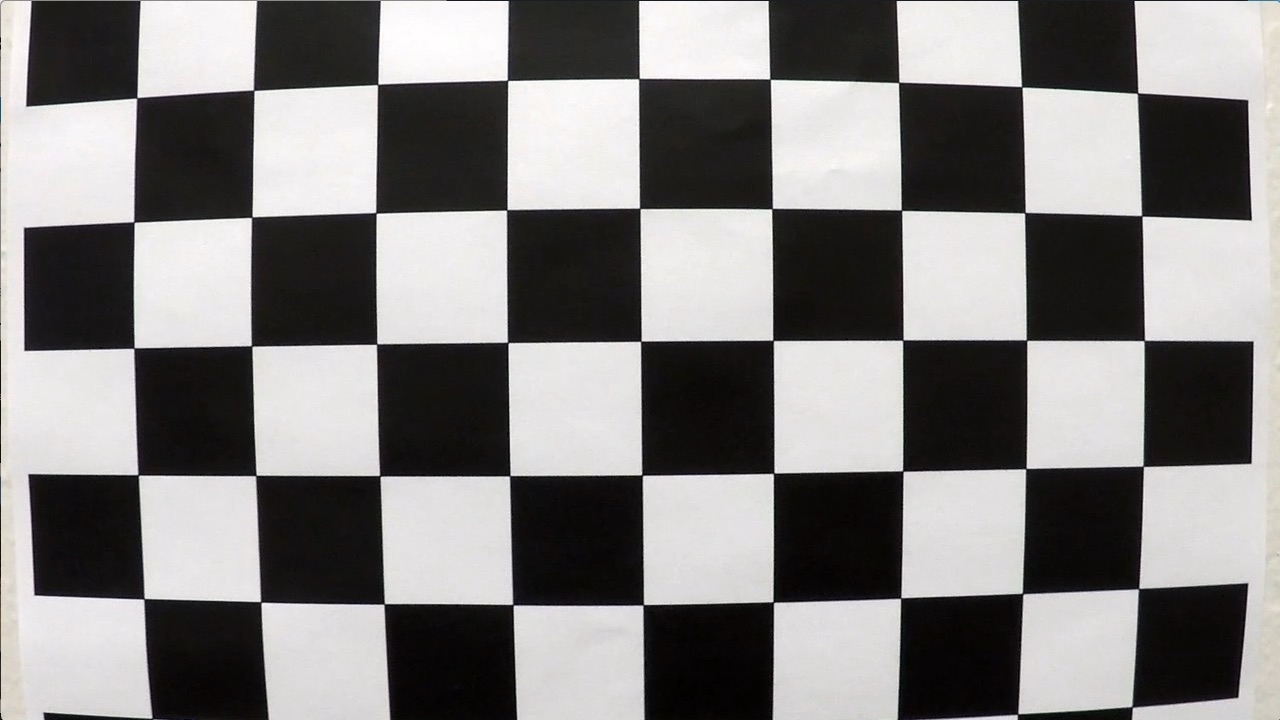
#> input picture camera_cal/calibration1.jpg, 1280 x 720 px; its folder holds only this picture in this run
$ jupyter execute --allow-errors model_v2b.ipynb   (shell and % lines are left out)   (older library calls are emulated)
#> lines starting #> are read from the running program, lines starting #| are printed output that depends on the picture; after the words box and inside, x2 and y2 are one past the last pixel; in counts of white or black regions, pixels touching at a corner belong together
[cell 1]
import numpy as np
import cv2
import glob
import matplotlib.pyplot as plt
from tqdm import tqdm
# %matplotlib qt
import pickle

[cell 2]
def showImg(img):
    plt.imshow(img)
    plt.show()

## Find Chessboard Corners

[cell 3]
# Set numb er of chessboard points
nx = 9
ny = 6

# prepare object points, like (0,0,0), (1,0,0), (2,0,0) ....,(6,5,0)
objp = np.zeros((ny*nx,3), np.float32)
objp[:,:2] = np.mgrid[0:nx, 0:ny].T.reshape(-1,2)

# Arrays to store object points and image points from all the images.
objpoints = [] # 3d points in real world space
imgpoints = [] # 2d points in image plane.

# Make a list of calibration images
images = glob.glob('camera_cal/calibration*.jpg')

# Step through the list and search for chessboard corners
for idx, fname in tqdm(enumerate(images)):
    img = cv2.imread(fname)
#> img is the input picture: shape (720, 1280, 3); mean B, G, R 127.8, 128.4, 130.1
    gray = cv2.cvtColor(img, cv2.COLOR_BGR2GRAY)

    # Find the chessboard corners
    ret, corners = cv2.findChessboardCorners(gray, (nx,ny), None)
#> ret = False; corners = None

    # If found, add object points, image points
    if ret == True:
        objpoints.append(objp)
        imgpoints.append(corners)

        # Draw and display the corners
        cv2.drawChessboardCorners(img, (nx,ny), corners, ret)
        write_name = 'camera_cal/corners_found'+str(idx)+'.jpg'
        cv2.imwrite(write_name, img)
#         cv2.imshow('img', img)
#         cv2.waitKey(500)

cv2.destroyAllWindows()

## Create mtx and dist matrices to Calibrate Camera

[cell 4]
# Test undistortion on an image
img = cv2.imread('test_images/test1.jpg')
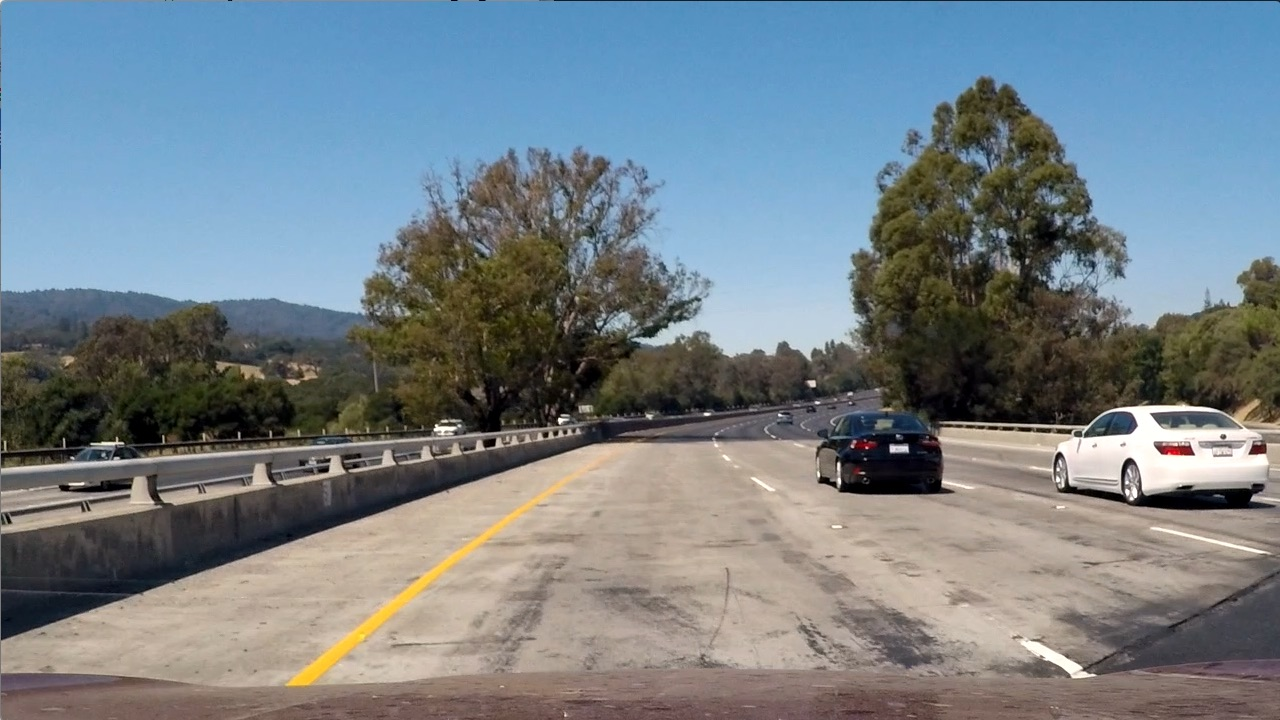
#> input picture assets/test1.jpg, 1280 x 720 px, found by its file name
#> img is the input picture: shape (720, 1280, 3); mean B, G, R 135.5, 128.7, 117.5
img_size = (img.shape[1], img.shape[0])
#> img_size = (1280, 720)

# Do camera calibration given object points and image points
#> (the rest of this cell did not finish here and is left out)

## MAY BE ABLE TO JUST USE THIS CODE
## FOR GRADIENT THRESHOLDING
## AND COLORSPACES

[cell 5]
# [26 lines left out: function pipeline, not called in this run]

## Tranform Image to Top View

[cell 6]
# [11 lines left out: function plotResult, not called in this run]

#> (a cell that did not finish here is left out)

[cell 8]
# Load Pickled mtx, dist and M for image calibration and transformation
pickle_file = open( "camera_cal/dist_pickle.p", "rb" )
#> (reads camera_cal/dist_pickle.p from the repository)
dist_pickle = pickle.load( pickle_file )
dist = dist_pickle['dist']
mtx = dist_pickle['mtx']

# Set number of chessboard points
nx = 9
ny = 6

#image = cv2.imread('test_images/test1.jpg')
#> (the rest of this cell did not finish here and is left out)

## FLOW CONTROL

[cell 9]
images = glob.glob('test_images/test*.jpg')
# Step through the list of images
for idx, fname in tqdm(enumerate(images)):
    image = cv2.imread(fname)
    # undistort and transform
    result, combined = pipeline(image[400:700, :])
    # Convert to float
    image=result.astype(np.float32)
    reproject(image, nx, ny, mtx, dist )
    plotResult(image, new)

# Code Graveyard

## Appy calibration to images

[cell 10]
# Applies Calibration
def corners_unwarp(img, nx, ny, mtx, dist):
    # Use the OpenCV undistort() function to remove distortion
    undist = cv2.undistort(img, mtx, dist, None, mtx)
    # Convert undistorted image to grayscale
    gray = cv2.cvtColor(undist, cv2.COLOR_BGR2GRAY)

    # Search for corners in the grayscaled image
    ret, corners = cv2.findChessboardCorners(gray, (nx, ny), None)
    print('ret',ret)
    warped = undist
    M = []
    if ret == True:
        # If we found corners, draw them! (just for fun)
        #cv2.drawChessboardCorners(undist, (nx, ny), corners, ret)
        offset = 100 # offset for dst points
        img_size = (gray.shape[1], gray.shape[0])
        # For source points I'm grabbing the outer four detected corners
        src = np.float32([corners[0], corners[nx-1], corners[-1], corners[-nx]])
        dst = np.float32([[offset, offset], [img_size[0]-offset, offset],
                                     [img_size[0]-offset, img_size[1]-offset],
                                     [offset, img_size[1]-offset]])
        # Given src and dst points, calculate the perspective transform matrix
        M = cv2.getPerspectiveTransform(src, dst)
        # Warp the image using OpenCV warpPerspective()
        warped = cv2.warpPerspective(undist, M, img_size)

    # Return the resulting image and matrix
    return warped, M

[cell 11]
# Load Pickled mtx and dist for image calibration
pickle_file = open( "camera_cal/dist_pickle.p", "rb" )
dist_pickle = pickle.load( pickle_file )
dist = dist_pickle['dist']
mtx = dist_pickle['mtx']

images = glob.glob('camera_cal/calibration*.jpg')

# Step through the list and search for chessboard corners
for idx, fname in tqdm(enumerate(images)):
    img = cv2.imread(fname)
    # undistort and transform
    warped, M = corners_unwarp(img, nx, ny, mtx, dist )
#> in corners_unwarp, `undist = cv2.undistort(img, mtx, dist, None, mtx)`:
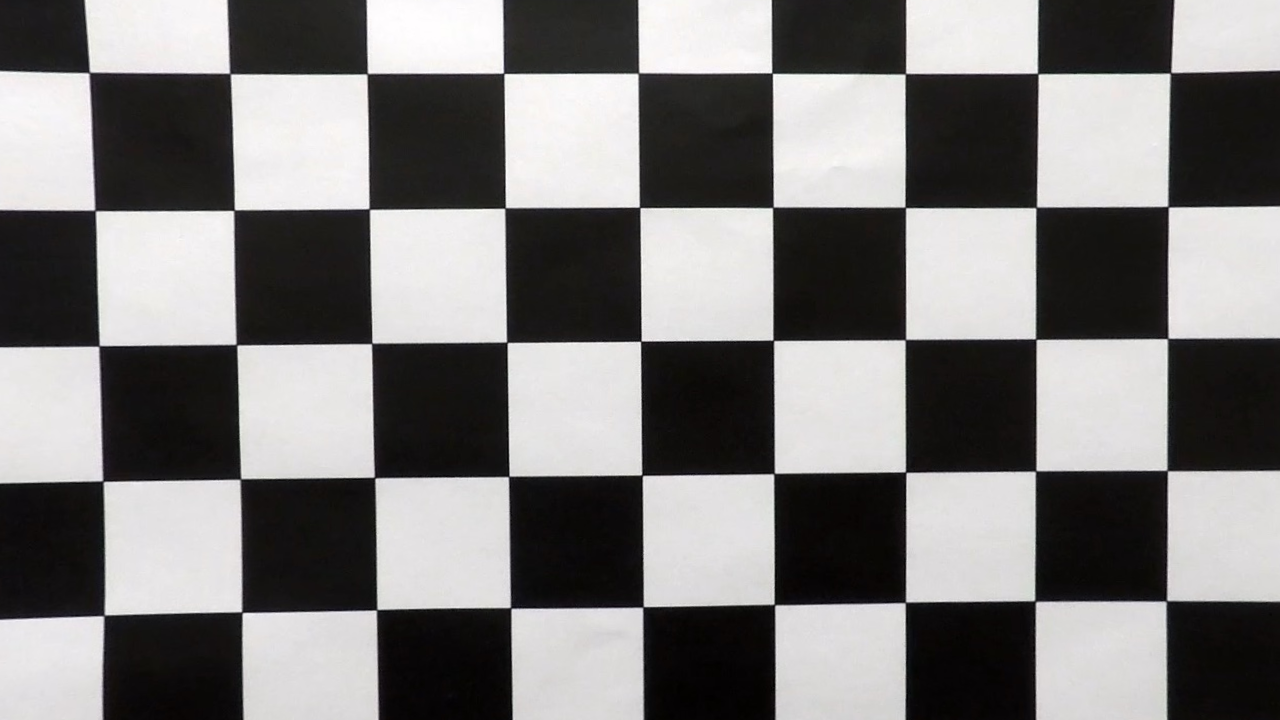
#> undist: shape (720, 1280, 3); mean B, G, R 123.3, 123.7, 125.3
#> in corners_unwarp, `ret, corners = cv2.findChessboardCorners(gray, (nx, ny), None)`: ret = False; corners = None
#| ret False
#> M = []
    cv2.imwrite('camera_cal/cal'+str(idx+1)+'_unwarp.jpg',warped)

## Apply calibration and save images

[cell 12]
# Load Pickled mtx and dist for image calibration
pickle_file = open( "camera_cal/dist_pickle.p", "rb" )
dist_pickle = pickle.load( pickle_file )
dist = dist_pickle['dist']
mtx = dist_pickle['mtx']

images = glob.glob('test_images/test*.jpg')

# Step through the list and search for chessboard corners
for idx, fname in tqdm(enumerate(images)):
    # open image
    img = cv2.imread(fname)
    # undistort
    dst = cv2.undistort(img, mtx, dist, None, mtx)
    cv2.imwrite('camera_cal/test'+str(idx+1)+'_undist.jpg',dst)

## Apply Perspective Transform to Test Images

[cell 13]
# Load Pickled mtx, dist and M for image calibration and transformation
pickle_file = open( "camera_cal/dist_pickle.p", "rb" )
dist_pickle = pickle.load( pickle_file )
dist = dist_pickle['dist']
mtx = dist_pickle['mtx']
M = pickle.load( open( "camera_cal/perpective_transform_M_pickle.p", "rb" ))
#> (reads camera_cal/perpective_transform_M_pickle.p from the repository)

images = glob.glob('test_images/test*.jpg')

# Step through the list and search for chessboard corners
for idx, fname in tqdm(enumerate(images)):
    # open image
    img = cv2.imread(fname)
    gray = cv2.cvtColor(img, cv2.COLOR_BGR2GRAY)
    img_size = (gray.shape[1], gray.shape[0])
    # undistort
    undist = cv2.undistort(img, mtx, dist, None, mtx)
    warped = cv2.warpPerspective(undist, M, img_size)
    cv2.imwrite('camera_cal/test'+str(idx+1)+'_warp.jpg',warped)

## Color/gradient thresholding

[cell 14]
def abs_sobel_thresh(img, orient='x', sobel_kernel=3, thresh=(0,255) ):
    # Convert to grayscale
    gray = cv2.cvtColor(img, cv2.COLOR_RGB2GRAY)
    # Apply x or y gradient with and take the absolute value
    if orient == 'x':
        abs_sobel = np.absolute(cv2.Sobel(gray, cv2.CV_64F, 1, 0))
    if orient == 'y':
        abs_sobel = np.absolute(cv2.Sobel(gray, cv2.CV_64F, 0, 1))
    # Rescale back to 8 bit integer
    scaled_sobel = np.uint8(255*abs_sobel/np.max(abs_sobel))
    # Create a copy and apply the threshold
    binary_output = np.zeros_like(scaled_sobel)
    # Here I'm using inclusive (>=, <=) thresholds, but exclusive is ok too
    binary_output[(scaled_sobel >= thresh[0]) & (scaled_sobel <= thresh[1])] = 1

    # Return the result
    return binary_output


##################################################
# Magnititude Thresholding - USEFUL CODE
##################################################
def mag_thresh(img, sobel_kernel=3, mag_thresh=(0, 255)):
    # Convert to grayscale
    gray = cv2.cvtColor(img, cv2.COLOR_RGB2GRAY)
    # Take both Sobel x and y gradients
    sobelx = cv2.Sobel(gray, cv2.CV_64F, 1, 0, ksize=sobel_kernel)
    sobely = cv2.Sobel(gray, cv2.CV_64F, 0, 1, ksize=sobel_kernel)
    # Calculate the gradient magnitude
    gradmag = np.sqrt(sobelx**2 + sobely**2)
    # Rescale to 8 bit
    scale_factor = np.max(gradmag)/255
    gradmag = (gradmag/scale_factor).astype(np.uint8)
    # Create a binary image of ones where threshold is met, zeros otherwise
    binary_output = np.zeros_like(gradmag)
    binary_output[(gradmag >= mag_thresh[0]) & (gradmag <= mag_thresh[1])] = 1

    # Return the binary image
    return binary_output


##################################################
# Gradient Direction for Feature Detection - USEFUL CODE
##################################################
def dir_threshold(img, sobel_kernel=3, thresh=(0, np.pi/2)):
    # Grayscale
    gray = cv2.cvtColor(img, cv2.COLOR_RGB2GRAY)
    # Calculate the x and y gradients
    sobelx = cv2.Sobel(gray, cv2.CV_64F, 1, 0, ksize=sobel_kernel)
    sobely = cv2.Sobel(gray, cv2.CV_64F, 0, 1, ksize=sobel_kernel)
    # Take the absolute value of the gradient direction,
    # apply a threshold, and create a binary image result
    absgraddir = np.arctan2(np.absolute(sobely), np.absolute(sobelx))
    binary_output =  np.zeros_like(absgraddir)
    binary_output[(absgraddir >= thresh[0]) & (absgraddir <= thresh[1])] = 1

    # Return the binary image
    return binary_output

[cell 15]
image = cv2.imread('test_images/test1.jpg')

# Choose a Sobel kernel size
ksize = 9 # Choose a larger odd number to smooth gradient measurements

# Apply each of the thresholding functions
gradx = abs_sobel_thresh(image, orient='x', sobel_kernel=ksize, thresh=(20, 100))
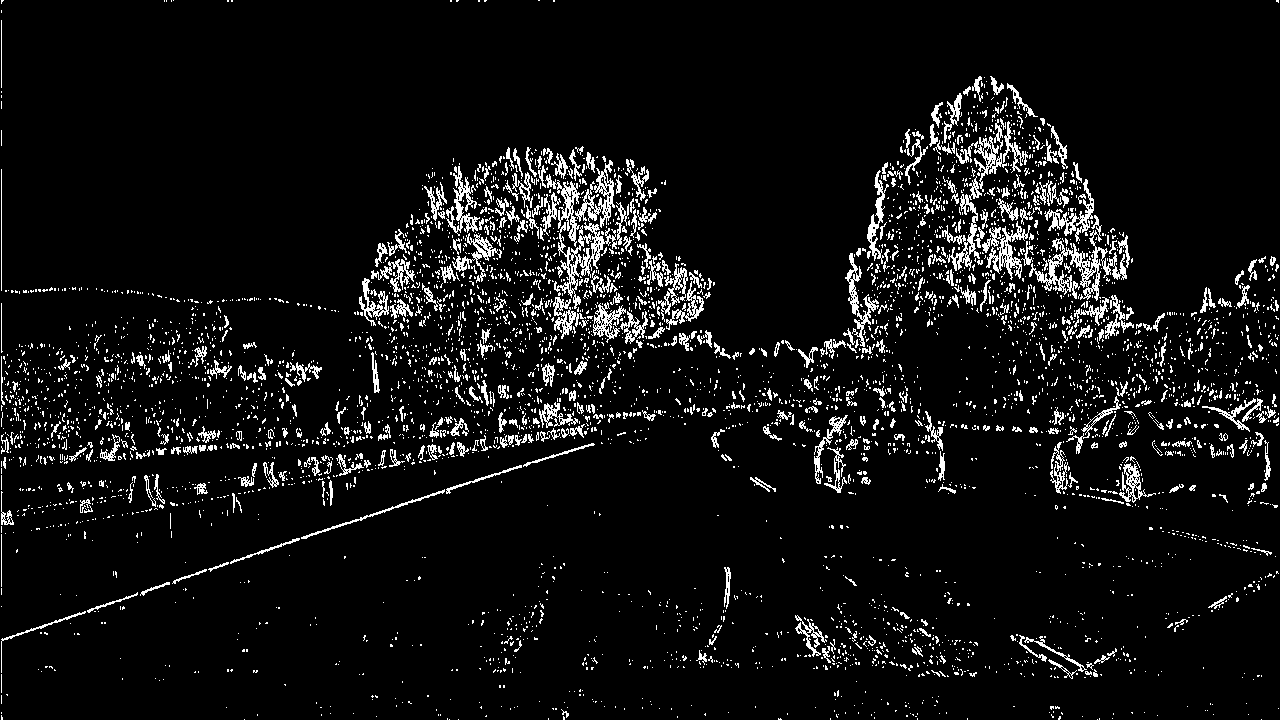
#> gradx: shape (720, 1280); values 0 (black) and 1 (white), 6.8% white in thin lines or dots
grady = abs_sobel_thresh(image, orient='y', sobel_kernel=ksize, thresh=(20, 100))
#> grady: shape (720, 1280); values 0 (black) and 1 (white), 9.4% white in thin lines or dots
mag_binary = mag_thresh(image, sobel_kernel=ksize, mag_thresh=(30, 100))
#> in mag_thresh, `gradmag = np.sqrt(sobelx**2 + sobely**2)`:
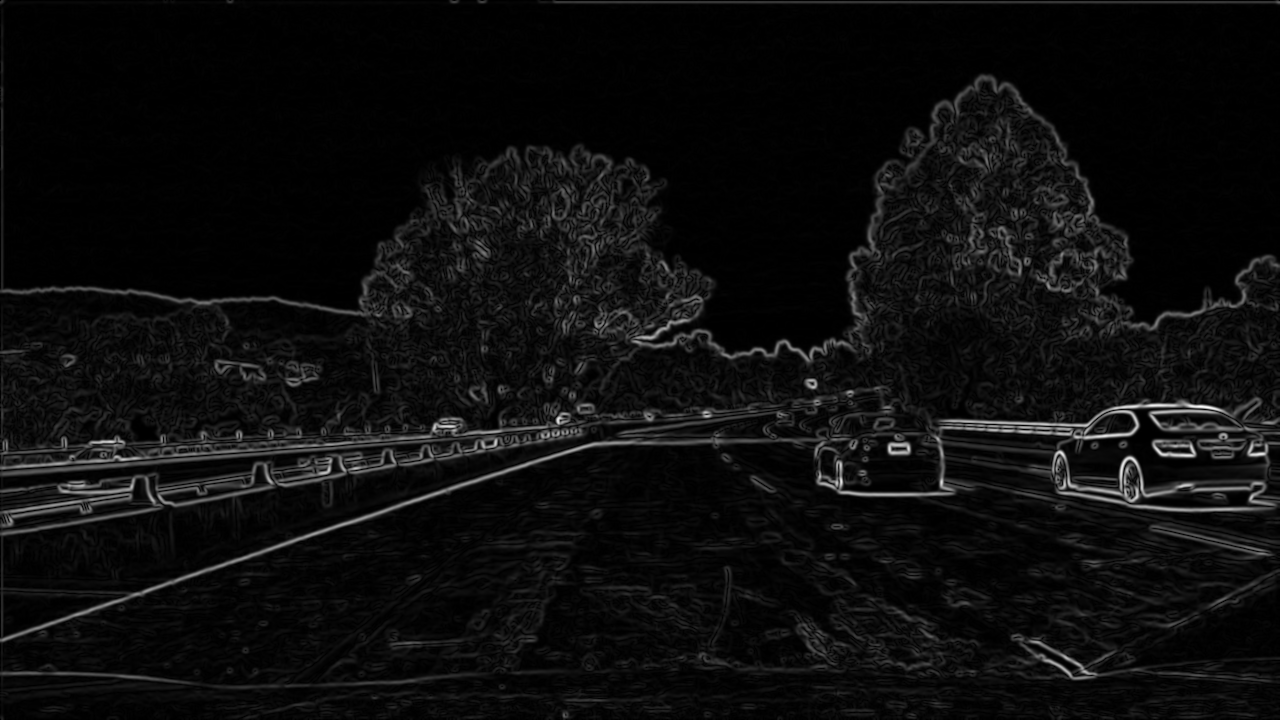
#> gradmag: shape (720, 1280) float64; min 0, max 2072912, mean 110993.3; drawn with min black and max white
#> in mag_thresh, `scale_factor = np.max(gradmag)/255`: scale_factor = 8129.1
#> mag_binary: shape (720, 1280); values 0 (black) and 1 (white), 10.7% white; 1412 white regions (1061 under 20 px), largest, box (x1, y1, x2, y2) and area: (0, 385, 1280, 643) 33592, (540, 74, 1280, 368) 19197, (0, 215, 422, 319) 3580
dir_binary = dir_threshold(image, sobel_kernel=ksize, thresh=(1, 1.3))
#> dir_binary: shape (720, 1280) float64; values 0 (black) and 1 (white), 22% white in thin lines or dots

# For example, here is a selection for pixels where both the x and y gradients
#meet the threshold criteria, or the gradient magnitude and direction
# are both within their threshold values.
combined = np.zeros_like(dir_binary)
combined[((gradx == 1) & (grady == 1)) | ((mag_binary == 1) & (dir_binary == 1))] = 1

# Original Image
# plt.imshow(cv2.cvtColor(image, cv2.COLOR_BGR2RGB))
# plt.show()


plt.imshow(combined)
plt.show()
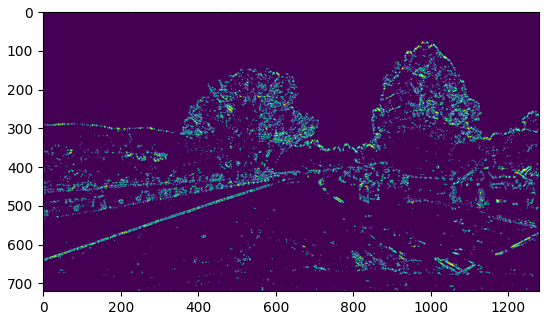
#> figure drawn by matplotlib, 1 panel
